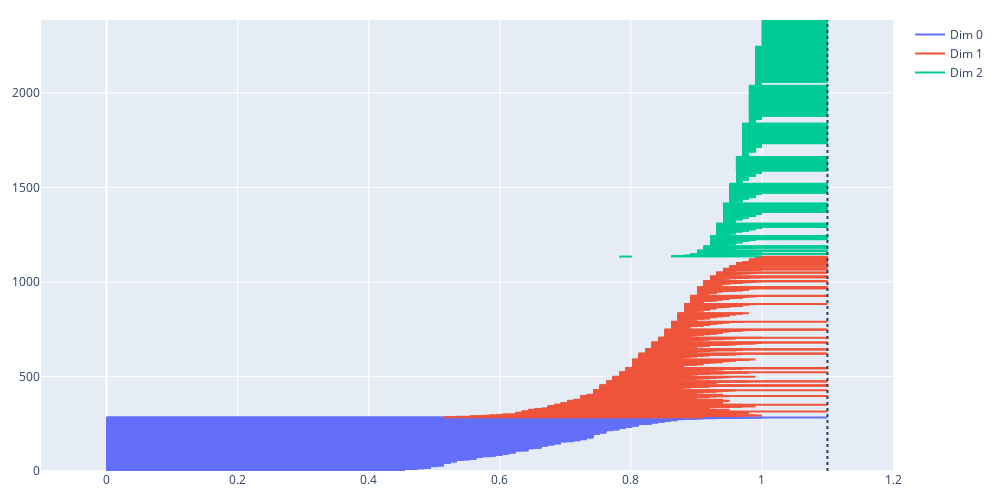

The notebook cell saved with this chart:
### Code cell
# Barcode diagram
fig = oat.plot.barcode(homology)
fig.update_layout(
        width=1000, 
        height=500,
        margin=dict(l=20, r=20, t=20, b=20)
    )
fig.show()

### Figure 1 — Plotly figure (JSON) as saved in the notebook; plotly's stock layout.template omitted (floating-point values rounded to 4 significant figures; data arrays with more than 128 entries replaced by an {"elided": "..."} marker saying what was removed)
{"data": [{"hoverinfo": "text", "hovertext": {"elided": "852 str values"}, "line": {"color": "#636EFA"}, "mode": "lines", "name": "Dim 0", "type": "scatter", "x": {"elided": "852 float values"}, "y": {"elided": "852 int values"}}, {"hoverinfo": "text", "hovertext": {"elided": "2550 str values"}, "line": {"color": "#EF553B"}, "mode": "lines", "name": "Dim 1", "type": "scatter", "x": {"elided": "2550 float values"}, "y": {"elided": "2550 int values"}}, {"hoverinfo": "text", "hovertext": {"elided": "3753 str values"}, "line": {"color": "#00CC96"}, "mode": "lines", "name": "Dim 2", "type": "scatter", "x": {"elided": "3753 float values"}, "y": {"elided": "3753 int values"}}], "layout": {"height": 500, "margin": {"b": 20, "l": 20, "r": 20, "t": 20}, "shapes": [{"line": {"dash": "dot"}, "type": "line", "x0": 1.1, "x1": 1.1, "xref": "x", "y0": 0, "y1": 1, "yref": "y domain"}], "width": 1000, "xaxis": {"range": [-0.1, 1.2]}, "yaxis": {"range": [0, 2385]}}}
